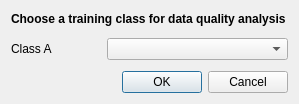
<?xml version="1.0" encoding="UTF-8"?>
<ui version="4.0">
 <class>Dialog</class>
 <widget class="QDialog" name="Dialog">
  <property name="geometry">
   <rect>
    <x>0</x>
    <y>0</y>
    <width>299</width>
    <height>104</height>
   </rect>
  </property>
  <property name="windowTitle">
   <string>Data Quality</string>
  </property>
  <layout class="QVBoxLayout" name="verticalLayout">
   <item>
    <layout class="QGridLayout" name="gridLayout" columnstretch="0,0,0">
     <item row="1" column="0" rowspan="2">
      <widget class="QLabel" name="label">
       <property name="layoutDirection">
        <enum>Qt::LeftToRight</enum>
       </property>
       <property name="text">
        <string>Class A</string>
       </property>
      </widget>
     </item>
     <item row="0" column="0" colspan="3">
      <widget class="QLabel" name="label_4">
       <property name="font">
        <font>
         <weight>75</weight>
         <bold>true</bold>
        </font>
       </property>
       <property name="text">
        <string>Choose a training class for data quality analysis</string>
       </property>
      </widget>
     </item>
     <item row="1" column="1" rowspan="2" colspan="2">
      <widget class="QComboBox" name="classa_combo"/>
     </item>
    </layout>
   </item>
   <item>
    <widget class="QDialogButtonBox" name="buttonBox">
     <property name="orientation">
      <enum>Qt::Horizontal</enum>
     </property>
     <property name="standardButtons">
      <set>QDialogButtonBox::Cancel|QDialogButtonBox::Ok</set>
     </property>
    </widget>
   </item>
  </layout>
 </widget>
 <resources/>
 <connections>
  <connection>
   <sender>buttonBox</sender>
   <signal>accepted()</signal>
   <receiver>Dialog</receiver>
   <slot>accept()</slot>
   <hints>
    <hint type="sourcelabel">
     <x>248</x>
     <y>254</y>
    </hint>
    <hint type="destinationlabel">
     <x>157</x>
     <y>274</y>
    </hint>
   </hints>
  </connection>
  <connection>
   <sender>buttonBox</sender>
   <signal>rejected()</signal>
   <receiver>Dialog</receiver>
   <slot>reject()</slot>
   <hints>
    <hint type="sourcelabel">
     <x>316</x>
     <y>260</y>
    </hint>
    <hint type="destinationlabel">
     <x>286</x>
     <y>274</y>
    </hint>
   </hints>
  </connection>
 </connections>
</ui>
